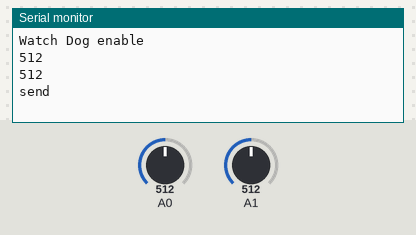
Simulated run of this sketch. Board: Arduino Uno, built with avr-gcc and run on an emulated ATmega328P. Shown: the last lines printed to the serial monitor. The inputs (shaded band) are chosen by the test bench; at power-on: A0 = 512, A1 = 512. No radio packets arrive unless stated.

Above: at 3.2 s.
3.3 s: A0 set to 716
At 4.0 s:
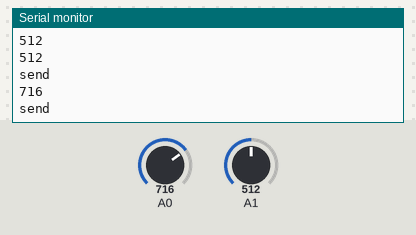
4.8 s: A1 set to 306
At 5.1 s:
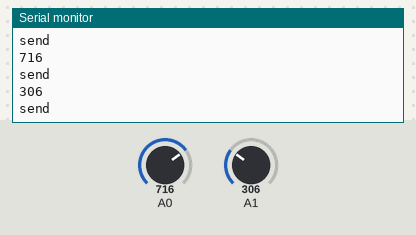
6.3 s: A0 set to 900
At 7.5 s:
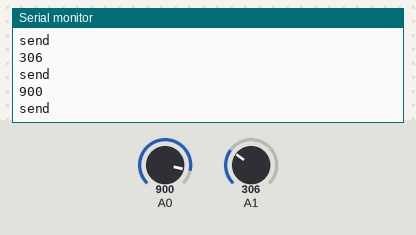
7.8 s: A1 set to 122
At 8.6 s:
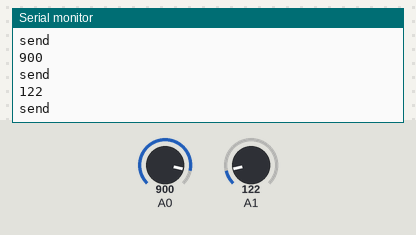
Timing chart, 0 to 10.3 s (numbered marks = the images above; inputs shaded):
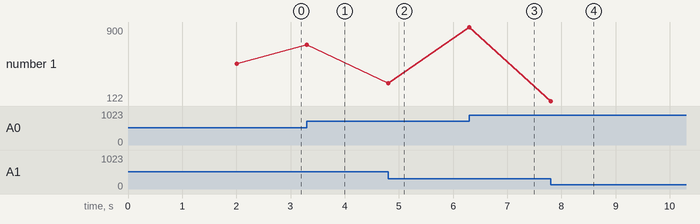

The sketch:

Gamepad_v1.ino
```cpp
#include <avr/wdt.h>

// NRF модуль
#include <SPI.h>
#include "nRF24L01.h"
#include "RF24.h"
RF24 radio(9, 10); // "создать" модуль на пинах 9 и 10
byte address[][6] = {"1Node", "2Node", "3Node", "4Node", "5Node", "6Node"}; //возможные номера труб

int transmit_data[2]; // массив, хранящий передаваемые данные
int latest_data[2]; // массив, хранящий последние переданные данные
boolean flag; // флажок отправки данных

void setup() {
  Serial.begin(9600);

  wdt_disable();                                // бесполезная строка до которой не доходит выполнение при bootloop
  wdt_enable (WDTO_8S);                         // Активируем Watch Dogs
  Serial.println("Watch Dog enable");

  // NRF модуль
  radio.begin(); //активировать модуль
  delay(2000);
  radio.setAutoAck(0);          //режим подтверждения приёма, 1 вкл 0 выкл
  radio.setRetries(0, 15);      //(время между попыткой достучаться, число попыток)
  radio.enableAckPayload();     //разрешить отсылку данных в ответ на входящий сигнал
  radio.setPayloadSize(32);             //размер пакета, в байтах
  radio.openWritingPipe(address[0]);    //мы - труба 0, открываем канал для передачи данных
  radio.setChannel(0x60);               //выбираем канал (в котором нет шумов!)
  radio.setPALevel (RF24_PA_MAX);       //уровень мощности передатчика. На выбор RF24_PA_MIN, RF24_PA_LOW, RF24_PA_HIGH, RF24_PA_MAX
  radio.setDataRate (RF24_250KBPS);     //скорость обмена. На выбор RF24_2MBPS, RF24_1MBPS, RF24_250KBPS
  //должна быть одинакова на приёмнике и передатчике!
  //при самой низкой скорости имеем самую высокую чувствительность и дальность!!
  radio.powerUp();        //начать работу
  radio.stopListening();  //не слушаем радиоэфир, мы передатчик

}

void loop() {

  if(millis() % 1000 == 0) {    // Выполняем по таймеру
    wdt_reset(); // Сбрасываем таймер Watch Dogs
  }
  // Левый джойстик джойстик на А0 и А1
  int signalXL = analogRead(0);
  int signalYL = analogRead(1);

  transmit_data[0] = signalXL;   // Правая гусеница
  transmit_data[1] = signalYL;   // Левая гусеница
  //Serial.println(transmit_data[1]);

  for (int i = 0; i < 2; i++) { // в цикле от 0 до числа каналов
    if (transmit_data[i] != latest_data[i]) { // если есть изменения в transmit_data
      flag = 1; // поднять флаг отправки по радио
      latest_data[i] = transmit_data[i]; // запомнить последнее изменение
      Serial.println(latest_data[i]);
    }
  }

  if (flag == 1) {
    radio.powerUp(); // включить передатчик
    //radio.flush_tx();
    radio.write(&transmit_data, sizeof(transmit_data)); // отправить по радио
    flag = 0; //опустить флаг
    radio.powerDown(); // выключить передатчик
    Serial.println("send");
  }
}
```

Measured:
- after the input at 3.3 s, the serial monitor: prints a new line at once (image 1)
- after the input at 4.8 s, the serial monitor: prints a new line at once (image 2)
- after the input at 6.3 s, the serial monitor: prints a new line at once (image 3)
- after the input at 7.8 s, the serial monitor: prints a new line at once (image 4)
- plotted number 1: 512 → 716 after the input at 3.3 s, 716 → 306 after the input at 4.8 s, 306 → 900 after the input at 6.3 s, 900 → 122 after the input at 7.8 s
